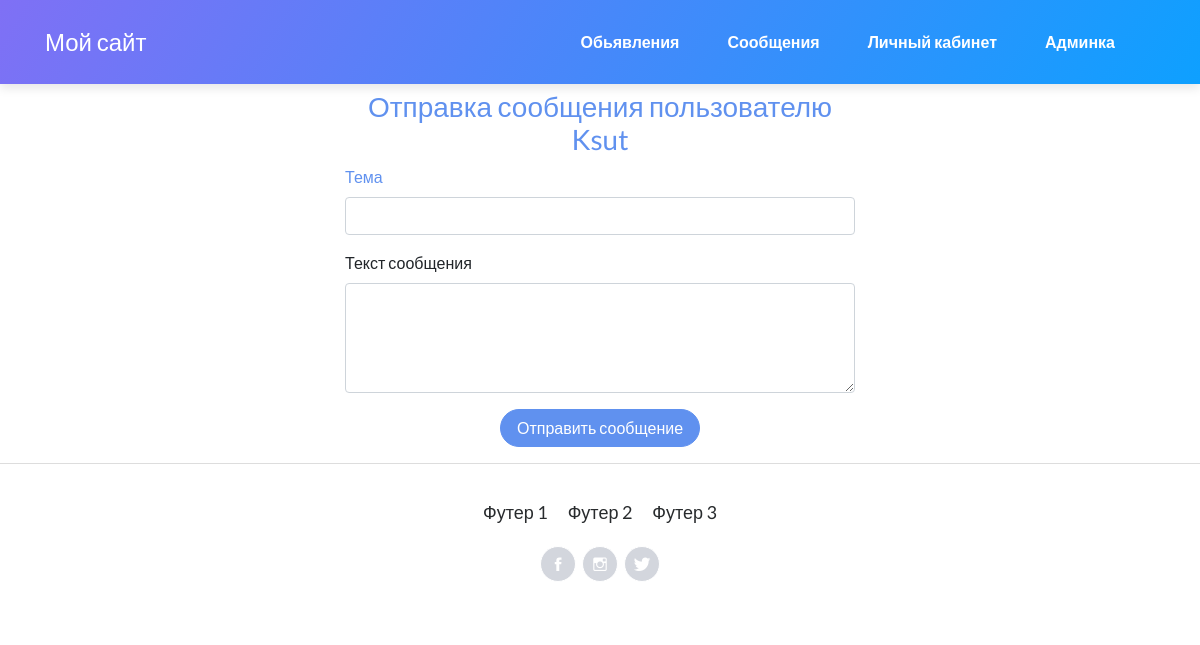
The app's page /message/2 (signed in), older data.
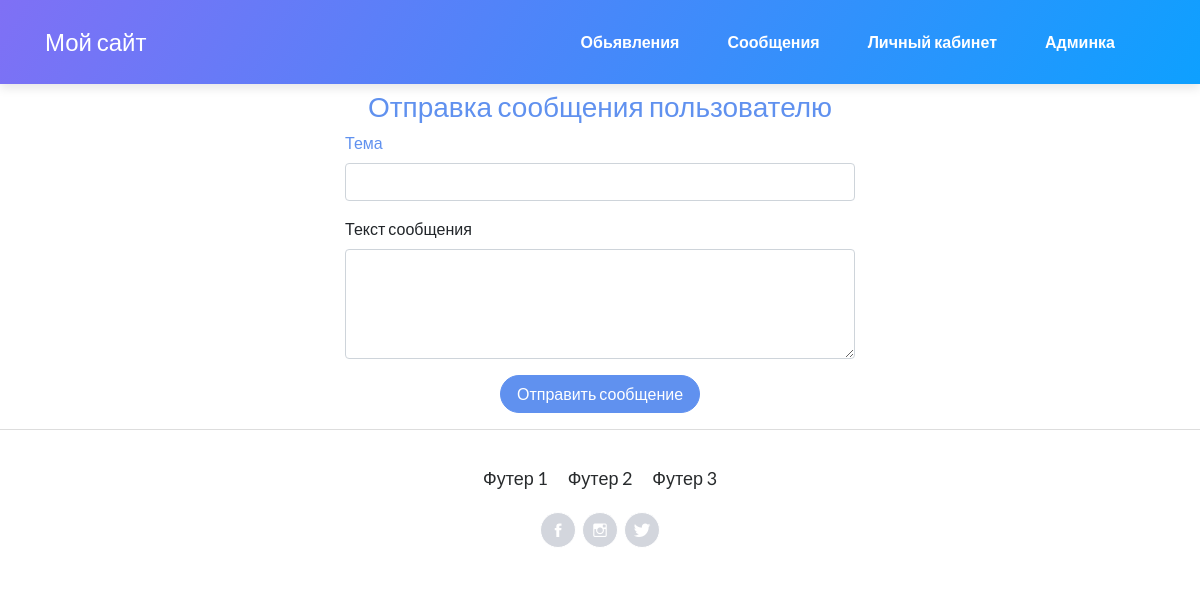
The same page, newer data.
### models.py (models this page shows, shortened)
class Post(db.Model):
    post_id = db.Column(db.Integer, primary_key = True, autoincrement=True)
    post_type = db.Column(db.String(100), nullable = False)
    post_name = db.Column(db.String(200), nullable = False)
    post_description = db.Column(db.Text(300), nullable = False)
    post_price = db.Column(db.Text, nullable = False)
    post_filename = db.Column(db.Text, unique = False, nullable = False)
    post_univ_name = db.Column(db.String(200), nullable = False)
    post_date = db.Column(db.DateTime, default = datetime.utcnow)
    post_creator_name = db.Column(db.String(100))
    post_creator_id = db.Column(db.Integer)

### bl_message/message.py (the view, shortened to what this page needs)
@app_message.route("/<int:id>", methods=['GET', 'POST'])
def message(id):
    info = Post.query.get(id)
    return render_template('message.html',info = info)

### app.py (called while the page is built)
@login_manager.user_loader
def load_user(id):
    return User.query.get(id)

### bl_profile/templates/message.html (shortened to what this page needs)
{% extends 'sample.html' %}
{%block body%}
<div id="login">
  <h3 class="text-center text-white pt-5">Login form</h3>
  <div class="container">
      <div id="login-row" class="row justify-content-center align-items-center">
          <div id="login-column" class="col-md-6">
              <div id="login-box" class="col-md-12">
                  <form id="login-form" class="form" action="" method="post">
                      <h3 class="text-center text-info">Отправка сообщения пользователю {{info.post_creator_name}} </h3>
                      <div class="form-group">
                          <label for="username" class="text-info">Тема</label><br>
                          <input type="text" name="theme" id="theme" class="form-control">
                      </div>
                      <div class="form-group">
                          <label for="exampleFormControlTextarea1">Текст сообщения</label>
                          <textarea class="form-control" name="send_text" id="send_text" rows="4"></textarea>
                      </div>
                        </div>
                      <div class="form-group">
                          <input type="submit" style="display: block; margin: 0 auto;" name="submit" value="Отправить сообщение" class="btn btn-info btn-md" value="submit">
                      </div>
              </div>
          </div>
      </div>
  </div>
{% endblock %}

Row changes from the older to the newer data that the page shows:
removed Post: post_creator_name "Ksut"
